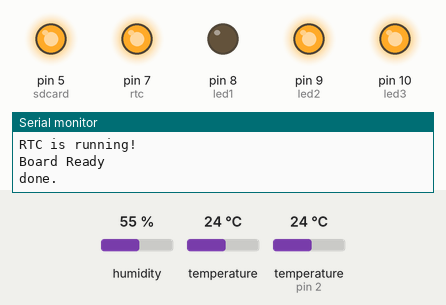
Recording of a sketch running on a simulated Arduino Uno, built with avr-gcc and run on an emulated ATmega328P. Shown: output pins drawn as LEDs (lit = HIGH), the last lines printed to the serial monitor. The test bench sets the inputs (shaded band); at power-on: humidity 55 %, temperature 24 °C, temperature (sensor on pin 2) 24 °C. The local clock reads 2024-03-15 10:24:30 at power-on unless the sketch sets it; storage starts empty; pins used as bus, display or sensor lines are not drawn.

Above: at 4.5 s.
At 6.1 s:
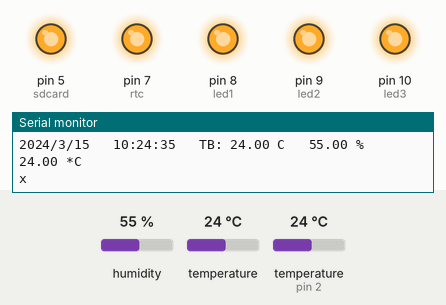
At 14.5 s:
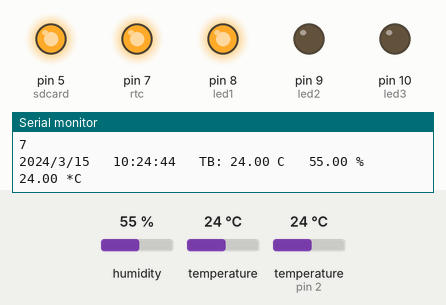
At 24.9 s:
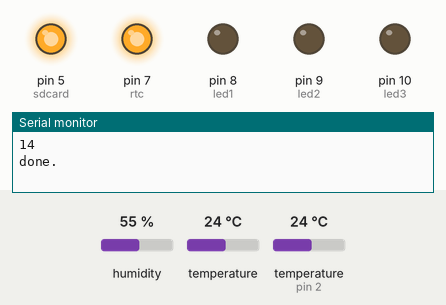
Timing chart, 0 to 30.8 s (numbered marks = the images above):
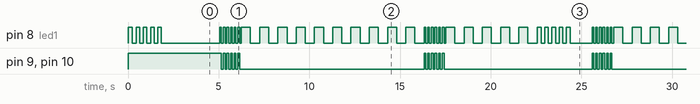

The sketch:

Datalogv2.0.ino
```cpp
#include <SPI.h>
#include <SD.h>
#include <Wire.h>
#include "DHT.h"
#include "Wire.h"
#include "RTClib.h"
#include "SPI.h"

#define DHTPIN 2
#define DHTTYPE DHT22
//#define BUZZER 7

DHT dht(DHTPIN, DHTTYPE);
File myFile;
RTC_DS3231 RTC;

const int chipSelect = 4;
unsigned long previousMillis = 0;
unsigned long previousMillis2 = 0;
const long interval = 17000;
const long timeinterval = 3000;
int led1 = 8;
int led2 = 9;
int led3 = 10;
int sdcard = 5;
int vccdht = 6;
int rtc = 7;
int dosmt = 1;


void setup(){
  int statuscheck = 0;
  pinMode(led1,OUTPUT);
  pinMode(led2,OUTPUT);
  pinMode(led3,OUTPUT);
  pinMode(sdcard,OUTPUT);
  pinMode(vccdht,OUTPUT);
  pinMode(rtc,OUTPUT);

  Serial.begin(9600);
  dht.begin();
  Wire.begin();
  digitalWrite(sdcard,HIGH);
  digitalWrite(vccdht,HIGH);
  digitalWrite(rtc,HIGH);
  digitalWrite(led3,LOW);

  Serial.print("Initializing SD card...");
  if (!SD.begin(chipSelect)) {
    Serial.println("initialization failed!");
    delay(3000);
    LED(10, 100, led2);
  }else{
    Serial.println("initialization done.");
    digitalWrite(led2,HIGH);
    statuscheck = statuscheck + 1;
  }

    if (! RTC.isrunning()) {
    Serial.println("RTC is NOT running!");
    // following line sets the RTC to the date & time this sketch was compiled
    delay(3000);
    LED(10, 100, led3);
  }else {
    Serial.println("RTC is running!");
    digitalWrite(led3,HIGH);
    statuscheck = statuscheck + 1;
  }

  if(statuscheck == 2){
    Serial.println("Board Ready");
    digitalWrite(led1,HIGH);
  }
  writesd();
  delay(2000);
}

void loop(){
  digitalWrite(vccdht,HIGH);
  int rt = 15; // round trip time (sec) 30 = 1 min 300 = 10 min 900 = 15 min
    delay(1000);
    //err(1);
    for(int i=0;i<rt ;i++){
      readdata();
        if(i%10==0){
        Serial.println("x");
        LED3(6, 100, led1,led2,led3);
        }
      LED(1, 500, led1);
      Serial.println(i);
    }

    writesd();

}

void writesd() {

  myFile = SD.open("datalog.txt", FILE_WRITE);

  if (myFile) {
//    delay(dht.getMinimumSamplingPeriod());
//    float humidity = dht.getHumidity(); // ดึงค่าความชื้น
//    float temperature = dht.getTemperature(); // ดึงค่าอุณหภูมิ

    float h = dht.readHumidity();
    // Read temperature as Celsius
    float t = dht.readTemperature();
    if (isnan(h) || isnan(t)) {
    Serial.println("Failed to read from DHT sensor!");
    return;
    }


    DateTime now = RTC.now();
    myFile.print(now.year(), DEC);
    myFile.print('/');
    myFile.print(now.month(), DEC);
    myFile.print('/');
    myFile.print(now.day(), DEC);
    myFile.print(' ');
    myFile.print("\t");
    myFile.print(now.hour(), DEC);
    myFile.print(':');
    myFile.print(now.minute(), DEC);
    myFile.print(':');
    myFile.print(now.second(), DEC);
    myFile.print(" \t");

    myFile.print("TB: ");
    myFile.print(RTC.getTemperature()); // คำสั่งดึงอุณหภูมิออกมาแสดง
    myFile.print(" C \t");

//    myFile.print(dht.getStatusString());
//    myFile.print("\t");
//    myFile.print(humidity, 1);
//    myFile.print("\t\t");
//    myFile.print(temperature, 1);
//    myFile.print("\t\t");
//    myFile.println(dht.toFahrenheit(temperature), 1);


    myFile.print(h);
    myFile.print(" %\t");
    myFile.print(t);
    myFile.println(" *C ");


    myFile.close(); // ปิดไฟล์
    LED(5, 200, led1);
    Serial.println("done.");
  }
  else {
    Serial.println("error opening testdatalock.txt");
    err(1);
  }
}

void readdata() {

//  delay(dht.getMinimumSamplingPeriod());

    float h = dht.readHumidity();
  // Read temperature as Celsius
  float t = dht.readTemperature();

//  float humidity = dht.getHumidity(); // ดึงค่าความชื้น
//  float temperature = dht.getTemperature(); // ดึงค่าอุณหภูมิ

    DateTime now = RTC.now();
    Serial.print(now.year(), DEC);
    Serial.print('/');
    Serial.print(now.month(), DEC);
    Serial.print('/');
    Serial.print(now.day(), DEC);
    Serial.print(' ');
    Serial.print("\t");
    Serial.print(now.hour(), DEC);
    Serial.print(':');
    Serial.print(now.minute(), DEC);
    Serial.print(':');
    Serial.print(now.second(), DEC);
    Serial.print(" \t");


    Serial.print("TB: ");
    Serial.print(RTC.getTemperature()); // คำสั่งดึงอุณหภูมิออกมาแสดง
    Serial.print(" C \t");


    Serial.print(h);
    Serial.print(" % \t");
    Serial.print(t);
    Serial.println(" *C ");

//    Serial.print(dht.getStatusString());
//    Serial.print("\t");
//    Serial.print(humidity, 1);
//    Serial.print("\t\t");
//    Serial.print(temperature, 1);
//    Serial.print("\t\t");
//    Serial.println(dht.toFahrenheit(temperature), 1);

}

void LED(int i, int j, int pi) { //led (round, delay, pinport)
  int Ledpin = pi;
  int y = 0;
  for (y = 0; y < i; y++) {
    digitalWrite(Ledpin, HIGH);
    delay(j);
    digitalWrite(Ledpin, LOW);
    delay(j);
    //Serial.println("");
  }
}


void LED3(int i, int j, int pi,int pi2,int pi3) { //led (round, delay, pinport)
  int Ledpin = pi;
  int Ledpin2 = pi2;
  int Ledpin3 = pi3;
  int y = 0;
  for (y = 0; y < i; y++) {
    digitalWrite(Ledpin, HIGH);
    digitalWrite(Ledpin2, HIGH);
    digitalWrite(Ledpin3, HIGH);
    delay(j);
    digitalWrite(Ledpin, LOW);
    digitalWrite(Ledpin2, LOW);
    digitalWrite(Ledpin3, LOW);
    delay(j);
    //Serial.println("");
  }
}

void  err(int te){
    switch(te){
    case 1:
    Serial.println("sd card error");
      LED(10, 50, led2);
      LED(1, 100, led2);
      LED(10, 50, led2);
      LED(1, 100, led2);
    break;

    }
  }
```

Measured:
- by itself, pin 8 (led1): HIGH → LOW at 0.24 s, → HIGH 0.20 s later, → LOW 0.20 s later, → HIGH 0.20 s later, … (407 changes in this stretch)
- by itself, pin 9 (led2), pin 10 (led3): repeats every 20.5 s: LOW 10.2 s, 5 × (HIGH 0.10 s, LOW 0.10 s), HIGH 0.10 s, LOW 8.2 s, 5 × (HIGH 0.10 s, LOW 0.10 s), HIGH 0.10 s
- by itself, everything shown: repeats every 20.5 s, in 64 steps
